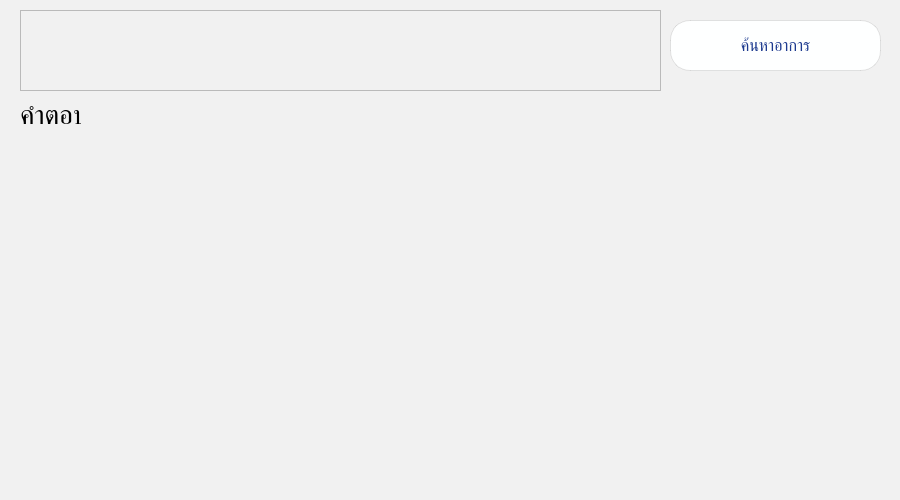
<?xml version="1.0" encoding="UTF-8"?>
<ui version="4.0">
 <class>HomeActivity</class>
 <widget class="QWidget" name="HomeActivity">
  <property name="windowModality">
   <enum>Qt::WindowModal</enum>
  </property>
  <property name="geometry">
   <rect>
    <x>0</x>
    <y>0</y>
    <width>900</width>
    <height>500</height>
   </rect>
  </property>
  <property name="minimumSize">
   <size>
    <width>480</width>
    <height>280</height>
   </size>
  </property>
  <property name="maximumSize">
   <size>
    <width>900</width>
    <height>500</height>
   </size>
  </property>
  <property name="windowTitle">
   <string/>
  </property>
  <property name="autoFillBackground">
   <bool>false</bool>
  </property>
  <property name="styleSheet">
   <string notr="true">QWidget{
	background-color:rgb(241,241,241);
}</string>
  </property>
  <widget class="QPushButton" name="btnSelect">
   <property name="geometry">
    <rect>
     <x>670</x>
     <y>20</y>
     <width>211</width>
     <height>51</height>
    </rect>
   </property>
   <property name="styleSheet">
    <string notr="true">QPushButton {
border-radius:20px;
background: rgb(254, 255, 255);
color: rgb(29, 58, 143);
width: 100%;
border: 1px solid  rgba(0, 0, 0, 0.1);
outline: none;
font-size:16px;
box-shadow: 0 20px 25px -5px rgba(0, 0, 0, 0.1), 0 10px 10px -5px rgba(0, 0, 0, 0.04);
}
QPushButton:hover{
background: rgb(29, 58, 143);
color:#ffffff;
}</string>
   </property>
   <property name="text">
    <string>ค้นหาอาการ</string>
   </property>
   <property name="icon">
    <iconset>
     <normaloff>C:/Users/ggafiled/Downloads/directory.png</normaloff>C:/Users/ggafiled/Downloads/directory.png</iconset>
   </property>
   <property name="iconSize">
    <size>
     <width>32</width>
     <height>32</height>
    </size>
   </property>
  </widget>
  <widget class="QPlainTextEdit" name="plainTextEdit">
   <property name="geometry">
    <rect>
     <x>20</x>
     <y>10</y>
     <width>641</width>
     <height>81</height>
    </rect>
   </property>
  </widget>
  <widget class="QLabel" name="labelResult">
   <property name="geometry">
    <rect>
     <x>30</x>
     <y>140</y>
     <width>631</width>
     <height>201</height>
    </rect>
   </property>
   <property name="font">
    <font>
     <family>TH Sarabun New</family>
     <pointsize>16</pointsize>
    </font>
   </property>
   <property name="autoFillBackground">
    <bool>true</bool>
   </property>
   <property name="text">
    <string/>
   </property>
  </widget>
  <widget class="QLabel" name="label">
   <property name="geometry">
    <rect>
     <x>20</x>
     <y>100</y>
     <width>61</width>
     <height>31</height>
    </rect>
   </property>
   <property name="font">
    <font>
     <family>TH SarabunPSK</family>
     <pointsize>20</pointsize>
    </font>
   </property>
   <property name="text">
    <string>คำตอบ</string>
   </property>
  </widget>
 </widget>
 <resources/>
 <connections/>
</ui>
